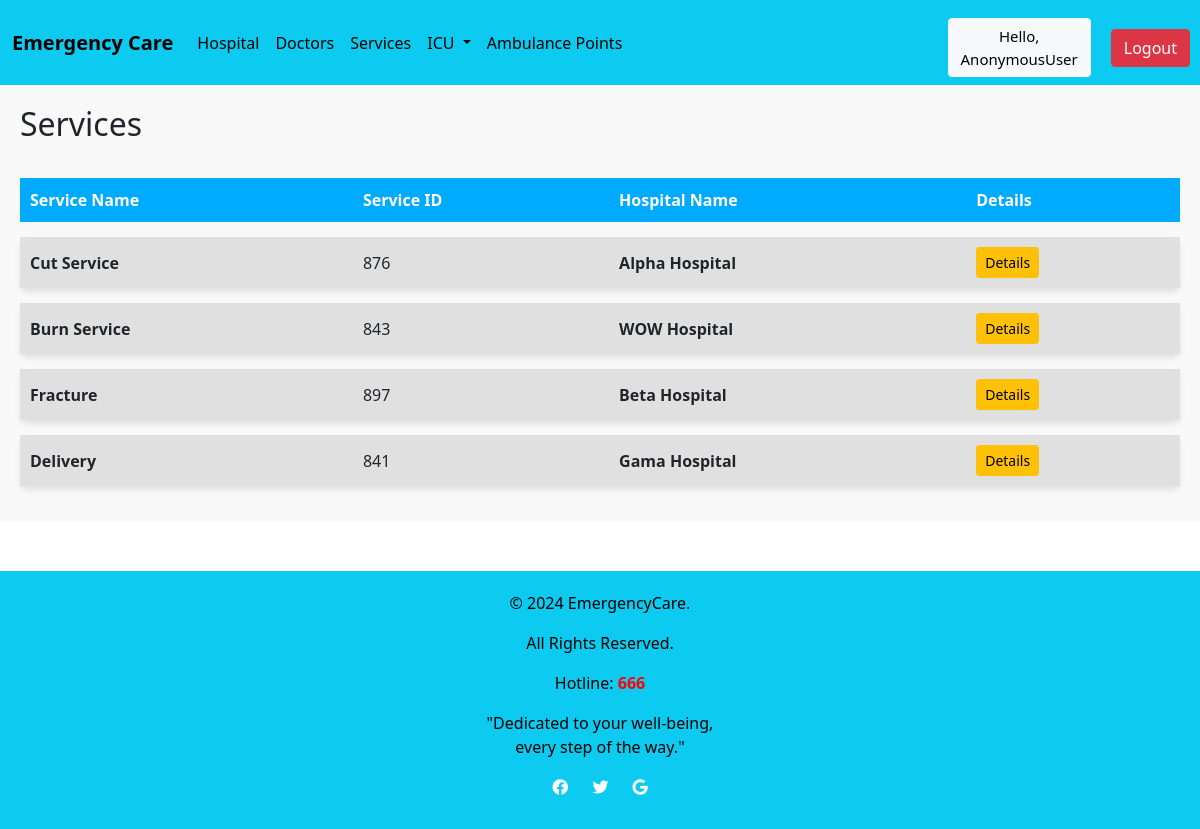
The page /Services/ on the database its author committed.
### emergencycare/models.py (models this page shows, shortened)
class Services(models.Model):
    H_Name = models.ForeignKey(Hospital, on_delete=models.CASCADE, blank=True, null=True)
    S_ID = models.CharField(max_length=200, blank=True, null=True)
    S_Name = models.CharField(max_length=200, blank=True, null=True)

class Hospital(models.Model):
    H_ID = models.CharField(max_length=200)
    H_name = models.CharField(max_length=200)
    Area_name = models.ForeignKey(Location, on_delete=models.CASCADE)
    image = models.ImageField(upload_to='images/',blank=True, null=True, default='images/default.jpg')
    def __str__(self):
        return self.H_name

### emergencycare/views.py (the view)
# urls.py: path('Services/',e_views.services,name='Services'),
def services(request):
    service = Services.objects.all()
    context = {
        'service': service,
    }
    return render(request, template_name='Services.html',context=context)

### templates/Services.html (shortened to what this page needs)
{% extends 'Home.html' %}
{% block content %}
{% load static %}
<div style="padding: 20px; background-color: #f9f9f9;">
    <h2 style="margin-bottom: 20px;">Services</h2>
    {% if service %}
    <table style="width: 100%; border-collapse: separate; border-spacing: 0 15px;">
        <thead>
            <tr style="background-color: #00aaff; color: white; text-align: left; padding: 10px;">
                <th style="padding: 10px;">Service Name</th>
                <th style="padding: 10px;">Service ID</th>
                <th style="padding: 10px;">Hospital Name</th>
                <th style="padding: 10px;">Details</th>
            </tr>
        </thead>
        <tbody>
            {% for s in service %}
            <tr style="background-color: #e0e0e0; box-shadow: 0px 4px 6px rgba(0, 0, 0, 0.1); border-radius: 8px; overflow: hidden;">
                <td style="padding: 10px;"><b>{{ s.S_Name }}</b></td>
                <td style="padding: 10px;">{{ s.S_ID }}</td>
                <td style="padding: 10px; font-weight: bold;">{{ s.H_Name }}</td>
                <td style="padding: 10px;">
                    <a href="{% url 'service_details' s.id %}" class="btn btn-warning btn-sm">Details</a>
                </td>
            </tr>
            {% endfor %}
        </tbody>
    </table>
    {% else %}
    <p>No services found.</p>
    {% endif %}
</div>
{% endblock %}

### rows shown on the page
Services: S_Name "Cut Service", S_ID "876", H_Name "Alpha Hospital"
Services: S_Name "Burn Service", S_ID "843", H_Name "WOW Hospital"
Services: S_Name "Fracture", S_ID "897", H_Name "Beta Hospital"
Services: S_Name "Delivery", S_ID "841", H_Name "Gama Hospital"

### other values the page prints
{{ request.user }} "AnonymousUser"
